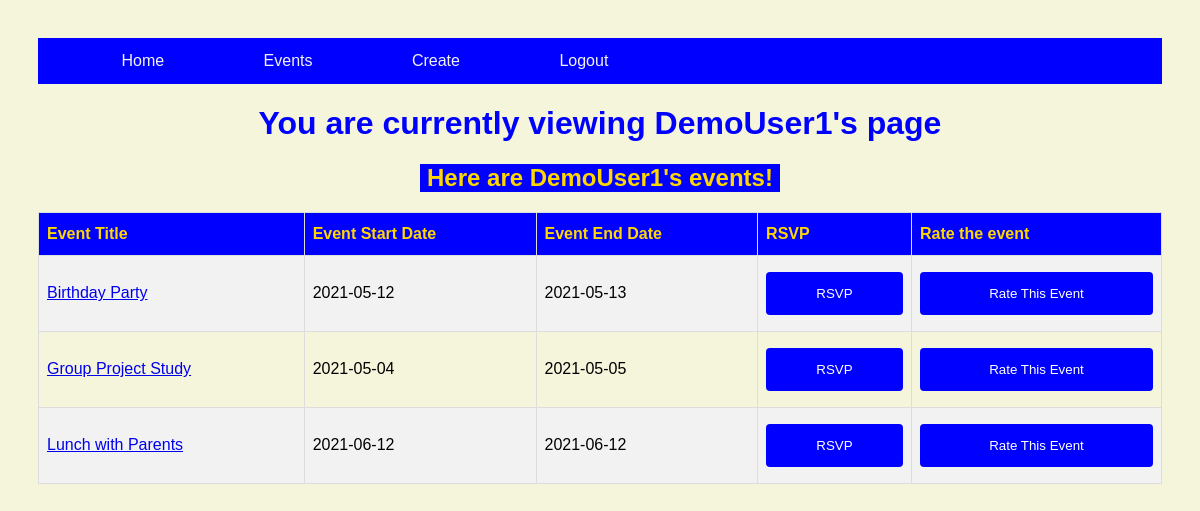
Screenshot of /friend/1 (signed in) with the database file from the repository.
### models.py (models this page shows, shortened)
class User(db.Model):
    id = db.Column('id', db.Integer, primary_key=True)
    password = db.Column("password", db.String(100))
    fName = db.Column("fName", db.String(20))
    lName = db.Column("lName", db.String(30))
    email = db.Column("email", db.String(50))

class Event(db.Model):
    id = db.Column("id", db.Integer, primary_key=True)
    user_id = db.Column("user_id", db.Integer, foreign_key=True)
    event_name = db.Column("event_name", db.String(100))
    start_date = db.Column("start_date", db.String(100))
    end_date = db.Column("end_date", db.String(100))
    event_details = db.Column("event_details", db.String(100))
    public = db.Column("public", db.Boolean)

### application.py (the view)
@app.route('/friend/<friend_id>')
def show_friend(friend_id):
    if session.get('user'):
        friend_events = db.session.query(Event).filter_by(user_id=friend_id)
        friend = db.session.query(User).filter_by(id=friend_id).one()
        return render_template('friend.html', events=friend_events, user=session['user'], friend=friend)
    else:
        return redirect(url_for('login'))

### templates/friend.html (shortened to what this page needs)
<!DOCTYPE html>
<html lang="en">
<head>
     <link rel="stylesheet" href='../static/main.css'>
</head>
<body>
 <div class="nav-table">
            <nav>
                        <a href="{{ url_for('index') }}"> Home</a>
                        <a href="{{ url_for('get_events') }}">Events</a>
                        <a href="{{ url_for('new_event') }}">Create</a>
                    {% if user %}
                        <a href="{{ url_for('logout')}}">Logout</a>
                    {% else %}
                        <a href="{{ url_for('login') }}">Sign In</a>
                        <a href="{{ url_for('register') }}">Register</a>
                    {% endif %}
            </nav>
        </div>
    <h1>You are currently viewing {{ friend.fName }}'s page</h1>
    <h2>Here are {{ friend.fName }}'s events!</h2>
         {% if events %}
       <table class="EventsTable">
             <tr>
                <th >Event Title</th>
                <th >Event Start Date</th>
                <th >Event End Date</th>
                 <th>RSVP</th>
                 <th>Rate the event</th>
             </tr>
{% for event in events %}
           <tr>
                <td><a href="{{ url_for('get_event', event_id=event.id) }}">{{ event.event_name }}</a></td>
                <td>{{ event.start_date }}</td>
                <td>{{ event.end_date }}</td>
               <td>
                   <a href="{{ url_for('rsvp', event_id=event.id) }}">
                       <input type="submit" value="RSVP"/>
                   </a>
               </td>
               <td>
                   <a href="{{ url_for('rate', event_id=event.id) }}">
                       <input type="submit" value="Rate This Event"/>
                   </a>
               </td>
           </tr>
             {% endfor %}
             {% endif %}
        </table>
</body>
</html>

### static/main.css (style rules this page uses)
body { padding: 30px 30px; font-family: Arial, Helvetica, sans-serif; background-color: beige; }
h1 { color:blue; text-align: center; }
h2 { color:gold; background:blue; text-align: center; margin-left: 34%; margin-right: 34%; }
.nav-table a { float: left; color: #f2f2f2; text-align: center; margin-left: 6%; padding: 14px 16px; text-decoration: none; }
.nav-table { overflow: hidden; background-color: blue; }
input[type=submit] { width: 100%; background-color: blue; color: white; padding: 14px 20px; margin: 8px 0; border: none; border-radius: 4px; cursor: pointer; }
.EventsTable { font-family: Arial, Helvetica, sans-serif; border-collapse: collapse; width: 100%; }
.EventsTable td, .EventsTable th { border: 1px solid #ddd; padding: 8px; }
.EventsTable tr:nth-child(even) { background-color: #f2f2f2; }
.EventsTable th { padding-top: 12px; padding-bottom: 12px; text-align: left; background-color: blue; color: gold; }

### rows the page displays
User: fName "DemoUser1"
Event: event_name "Birthday Party", start_date "2021-05-12", end_date "2021-05-13"
Event: event_name "Group Project Study", start_date "2021-05-04", end_date "2021-05-05"
Event: event_name "Lunch with Parents", start_date "2021-06-12", end_date "2021-06-12"
